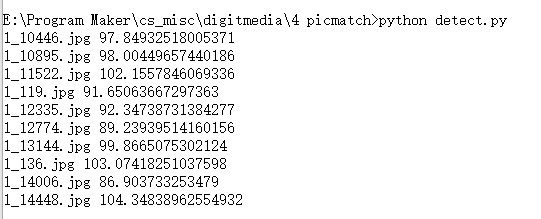
#> input picture digitmedia/4 picmatch/result1.jpg, 541 x 219 px, given in place of 1_6.jpg, which was not available
$ python detect.py
#> lines starting #> are read from the running program, lines starting #| are printed output that depends on the picture; pictures that were not available may be replaced by others from this repository, and a replacement may not be noted
#> further down, img1 is the input picture: shape (219, 541, 3); min 0, max 255, mean 239.7
### digitmedia/4 picmatch/mysift.py
import cv2
import numpy as np
import math

def detectAndCompute(img, _):
    keypoint=cv2.goodFeaturesToTrack(img, 6, 0.01, 5).astype(int)
#> keypoint = [[14, 24], [60, 114], [117, 42], [269, 14], [213, 14], [14, 18]]
    #print(keypoint)
    img=img[:]
    img=cv2.GaussianBlur(img, (5,5),1,1)
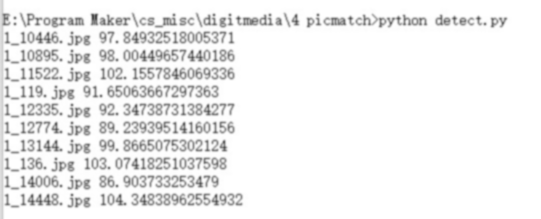
#> img: shape (219, 541); min 75, max 255, mean 239.7

    # TODO: Gauss pyramid

    # grad filter
    kernel = np.array([
        [[-1,0,1],[-1,0,1],[-1,0,1]],
        [[-1,-1,-1,],[0,0,0],[1,1,1]]
    ])
    gx=cv2.filter2D(img, -1, kernel[1])
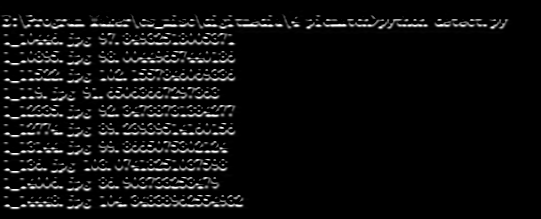
#> gx: shape (219, 541); min 0, max 255, mean 14.1
    gy=cv2.filter2D(img, -1, kernel[0])
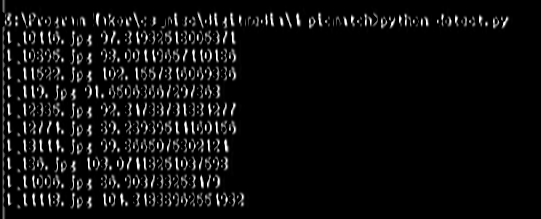
#> gy: shape (219, 541); min 0, max 255, mean 14.7
    grad=(gx**2+gy**2)**0.5
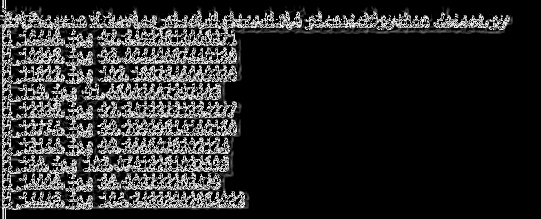
#> grad: shape (219, 541) float64; min 0, max 15.91, mean 2.61; drawn with min black and max white
    angle=np.arctan2(gy, gx)
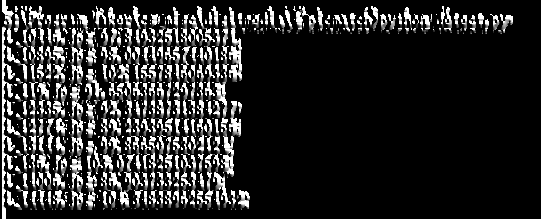
#> angle: shape (219, 541) float16; min 0, max 1.57, mean 0.253; drawn with min black and max white

    # TODO: rotate

    desc=np.zeros([6,3,3,8],dtype=np.float32)
    angle_dir8=((1-angle/math.pi)*4).astype(int)
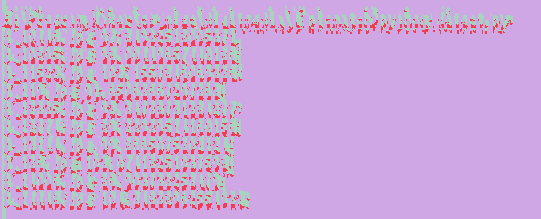
#> angle_dir8: shape (219, 541) int64; 3 distinct labels, from 2 to 4; one colour per label, 0 black

    for c, kp in enumerate(keypoint):
        x=kp[0,0]-4
        y=kp[0,1]-4
        for i in range(9):
            for j in range(9):
                xx=x+i
                yy=y+j
                if xx>=0 and yy>=0 and xx<32 and yy <32:
                    desc[c,i//3,j//3,angle_dir8[xx,yy]]+=1
#> this loop made 6 passes
#> (kp, x, y) on passes 1 to 6: ([[14, 24]], 10, 20), ([[60, 114]], 56, 110), ([[117, 42]], 113, 38), ([[269, 14]], 265, 10), ([[213, 14]], 209, 10), ([[14, 18]], 10, 14)

    return keypoint, desc.reshape([6,72])

### digitmedia/4 picmatch/detect.py
# for first image in test data,
# find most similar image in train data using SIFT
import cv2
import numpy as np
import os
import shutil
import mysift
from PIL import Image

pictype=1
magic=[3,6,25,0,22]
source_file='cifar-10/test/%d/%d_%d.jpg'%(pictype,pictype,magic[pictype])
shutil.copyfile(source_file, 'result/'+source_file.split('/')[-1])

#read image
img1 = cv2.imread(source_file, cv2.IMREAD_COLOR)
img1 = cv2.cvtColor(img1,cv2.COLOR_BGR2GRAY)

if 0:
    sift=cv2.xfeatures2d.SIFT_create(6)
else:
    sift=mysift

kp1, des1 = sift.detectAndCompute(img1, None)
#> kp1 has the same summary as keypoint in detectAndCompute

dis_min=1e9

train_folder='cifar-10/train/%d/'%pictype
cnt=0

for path in os.listdir(train_folder):
    if path.split('.')[-1]!='jpg' : continue
    #path = "0_19503.jpg"
    img2 = cv2.imread(train_folder+path, cv2.IMREAD_COLOR)
    img2 = cv2.cvtColor(img2,cv2.COLOR_BGR2GRAY)

    # sift search 2
    kp2, des2 = sift.detectAndCompute(img2, None)
#> the loop in detectAndCompute (call 2), `for c, kp in enumerate(keypoint):` made 6 passes
#> kp2 has the same summary as keypoint in detectAndCompute
    if des2 is None : continue

    # brute force matching
    bf = cv2.BFMatcher_create()
    matches = bf.match(des1, des2)
#> matches = 6 matches

    dis_sum = 0

    for matche in matches:
        dis_sum += matche.distance
#> this loop made 6 passes
#> after the loop, dis_sum = 0

    cnt+=1
    if cnt%50==0: print(path, dis_sum)
    if dis_sum<dis_min:
        dis_min=dis_sum
#> dis_min = 0
        pic_similar=path

print(pic_similar, dis_min)
#| result1.jpg 0.0

shutil.copyfile(train_folder+pic_similar, 'result/'+pic_similar)
